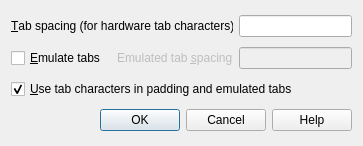
<?xml version="1.0" encoding="UTF-8"?>
<ui version="4.0">
 <class>DialogTabs</class>
 <widget class="QDialog" name="DialogTabs">
  <property name="geometry">
   <rect>
    <x>0</x>
    <y>0</y>
    <width>363</width>
    <height>146</height>
   </rect>
  </property>
  <property name="windowTitle">
   <string>Tabs</string>
  </property>
  <layout class="QGridLayout" name="gridLayout">
   <item row="0" column="0" colspan="2">
    <widget class="QLabel" name="label">
     <property name="text">
      <string>&amp;Tab spacing (for hardware tab characters)</string>
     </property>
     <property name="buddy">
      <cstring>editTabSpacing</cstring>
     </property>
    </widget>
   </item>
   <item row="0" column="2">
    <widget class="QLineEdit" name="editTabSpacing"/>
   </item>
   <item row="1" column="0">
    <widget class="QCheckBox" name="checkEmulateTabs">
     <property name="text">
      <string>&amp;Emulate tabs</string>
     </property>
    </widget>
   </item>
   <item row="1" column="1">
    <widget class="QLabel" name="labelEmulatedTabSpacing">
     <property name="enabled">
      <bool>false</bool>
     </property>
     <property name="text">
      <string>Emulated tab &amp;spacing</string>
     </property>
     <property name="buddy">
      <cstring>editEmulatedTabSpacing</cstring>
     </property>
    </widget>
   </item>
   <item row="1" column="2">
    <widget class="QLineEdit" name="editEmulatedTabSpacing">
     <property name="enabled">
      <bool>false</bool>
     </property>
    </widget>
   </item>
   <item row="2" column="0" colspan="3">
    <widget class="QCheckBox" name="checkUseTabsInPadding">
     <property name="text">
      <string>&amp;Use tab characters in padding and emulated tabs</string>
     </property>
     <property name="checked">
      <bool>true</bool>
     </property>
    </widget>
   </item>
   <item row="3" column="0" colspan="3">
    <widget class="QDialogButtonBox" name="buttonBox">
     <property name="orientation">
      <enum>Qt::Horizontal</enum>
     </property>
     <property name="standardButtons">
      <set>QDialogButtonBox::Cancel|QDialogButtonBox::Help|QDialogButtonBox::Ok</set>
     </property>
     <property name="centerButtons">
      <bool>false</bool>
     </property>
    </widget>
   </item>
  </layout>
 </widget>
 <resources/>
 <connections>
  <connection>
   <sender>buttonBox</sender>
   <signal>rejected()</signal>
   <receiver>DialogTabs</receiver>
   <slot>reject()</slot>
   <hints>
    <hint type="sourcelabel">
     <x>296</x>
     <y>147</y>
    </hint>
    <hint type="destinationlabel">
     <x>286</x>
     <y>113</y>
    </hint>
   </hints>
  </connection>
 </connections>
</ui>
